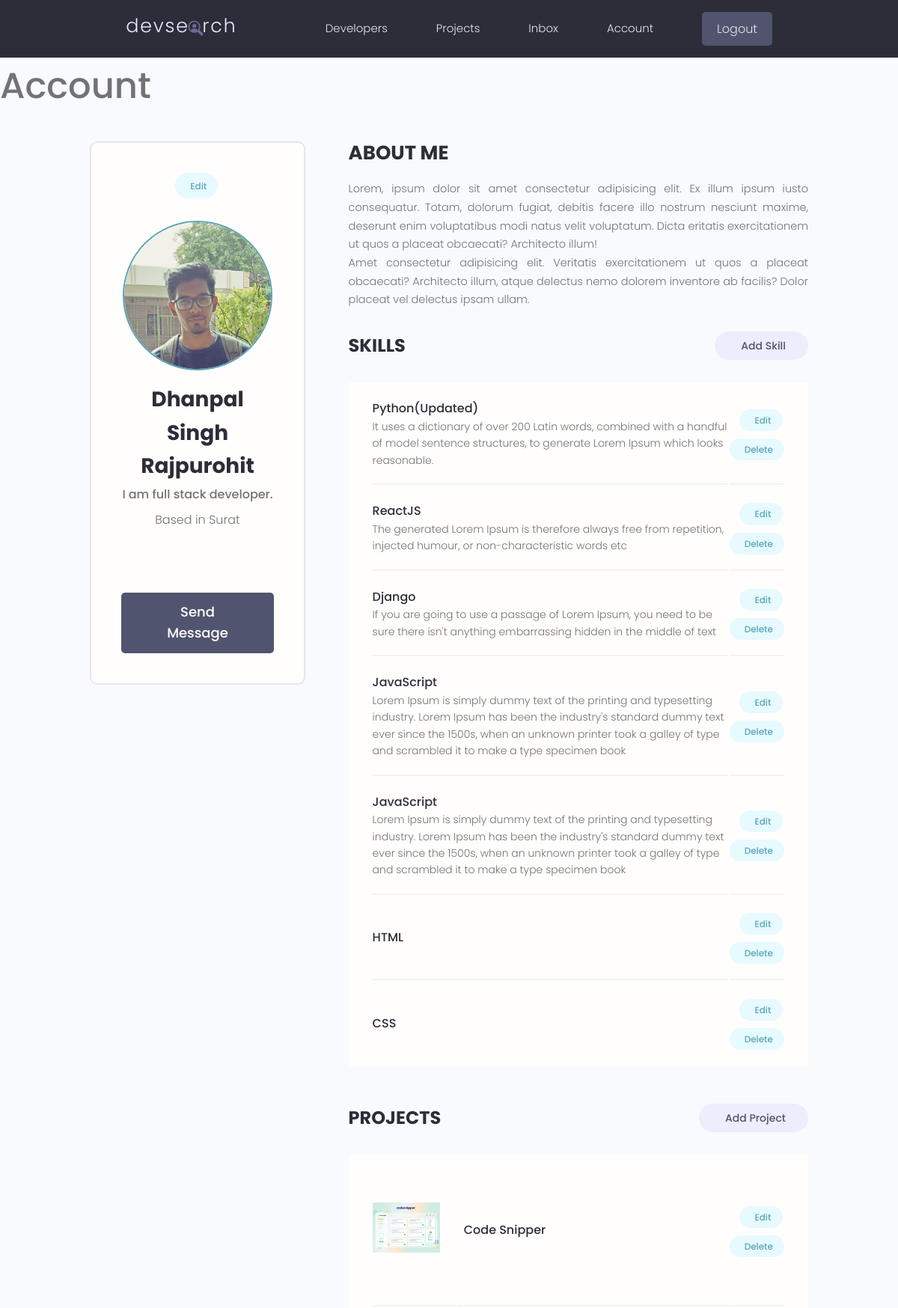
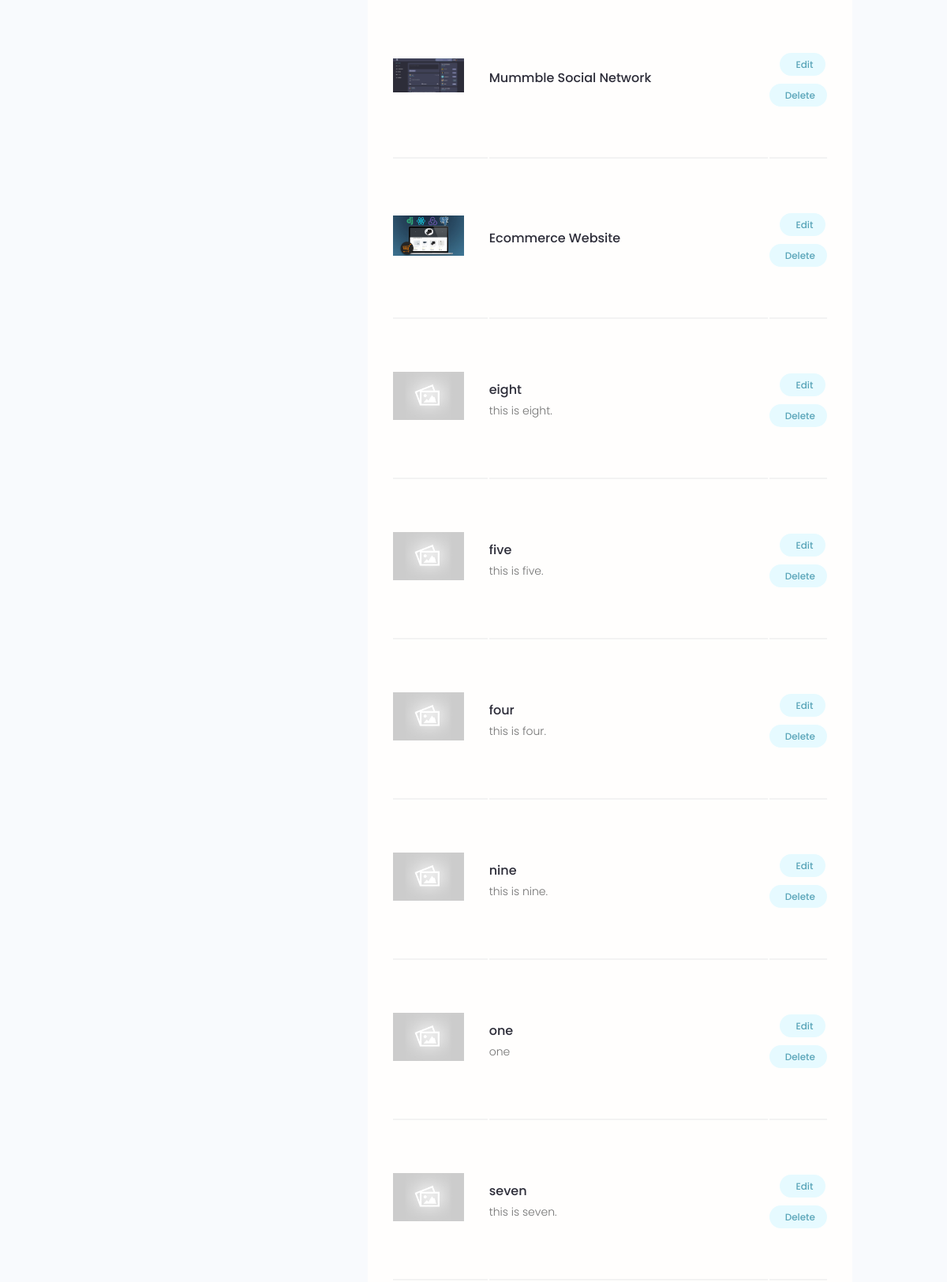
Page /users/account/ (signed in, upper part) on the committed database (2 pictures, top to bottom).
### users/models.py (models this page shows, shortened)
class Profile(models.Model):
    user = models.OneToOneField(User, on_delete=models.CASCADE, null=True, blank=True)
    name = models.CharField(max_length=200, blank=True, null=True)
    email = models.EmailField(max_length=500, blank=True, null=True)
    username = models.CharField(max_length=200, blank=True, null=True)
    location = models.CharField(max_length=200, blank=True, null=True)
    short_intro = models.CharField(max_length=200, blank=True, null=True)
    bio = models.TextField(blank=True,null=True)
    profile_image = models.ImageField(null=True,blank=True,upload_to='profiles/',default='profiles/user-default.png')
    social_github = models.CharField(max_length=200, blank=True, null=True)
    social_stackoverflow = models.CharField(max_length=200, blank=True, null=True)
    social_twitter = models.CharField(max_length=200, blank=True, null=True)
    social_linkedln = models.CharField(max_length=200, blank=True, null=True)
    social_youtube = models.CharField(max_length=200, blank=True, null=True)
    social_website = models.CharField(max_length=200, blank=True, null=True)
    created = models.DateTimeField(auto_now_add=True)
    id = models.UUIDField(default=uuid.uuid4, unique=True, primary_key=True,editable=False)

class Skill(models.Model):
    owner = models.ForeignKey(Profile, on_delete=models.CASCADE, null=True)
    name = models.CharField(max_length=200, blank=True, null=True)
    description = models.TextField(null=True, blank=True)
    created = models.DateTimeField(auto_now_add=True)
    id = models.UUIDField(default=uuid.uuid4, unique=True, primary_key=True, editable=False)

### projects/models.py (models this page shows, shortened)
class Project(models.Model):
    owner = models.ForeignKey(Profile,null=True, blank=True,on_delete=models.SET_NULL)
    title = models.CharField(max_length=200)
    description = models.TextField(null=True, blank=True )
    featured_image = models.ImageField(null=True, blank=True, default="default.jpg")
    demo_link = models.CharField(max_length=2000, null=True, blank=True)
    source_link = models.CharField(max_length=2000, null=True, blank=True)
    tags = models.ManyToManyField('Tag',blank=True)
    vote_total = models.IntegerField(default=0, null=True, blank=True)
    vote_ratio = models.IntegerField(default=0, null=True, blank=True)
    created = models.DateTimeField(auto_now_add=True)
    id = models.UUIDField(default=uuid.uuid4,  unique=True, primary_key=True, editable=False)
    class Meta:
        ordering = ['-vote_ratio', '-vote_total','title']

### users/views.py (the view)
# urls.py: path('account/', views.userAccount, name='account'),
@login_required(login_url='login')
def userAccount(request):
    profile = request.user.profile
    skills = profile.skill_set.all()
    project = profile.project_set.all()
    context = {'profile': profile, "skills": skills,'projects':project}
    return render(request, 'users/account.html', context)

### users/templates/users/account.html (shortened to what this page needs)
{% extends 'main.html' %}
{% block content %}
<h1>Account</h1>
  <main class="settingsPage profile my-md">
    <div class="container">
      <div class="layout">
        <div class="column column--1of3">
          <div class="card text-center">
            <div class="card__body dev">
              <a class="tag tag--pill tag--main settings__btn" href="{% url 'edit-account' %}"> Edit</a>
              <img class="avatar avatar--xl" src="{{profile.profile_image.url}}" />
              <h2 class="dev__name">{{profile.name}}</h2>
              <p class="dev__title">{{profile.short_intro}}</p>
              <p class="dev__location">Based in {{profile.location}}</p>
              <ul class="dev__social">
              </ul>
              <a href="#" class="btn btn--sub btn--lg">Send Message </a>
            </div>
          </div>
        </div>
        <div class="column column--2of3">
          <div class="devInfo">
            <h3 class="devInfo__title">About Me</h3>
            <p class="devInfo__about">
              Lorem, ipsum dolor sit amet consectetur adipisicing elit. Ex illum ipsum iusto consequatur. Totam,
              dolorum fugiat, debitis facere illo nostrum nesciunt maxime, deserunt enim voluptatibus modi natus velit
              voluptatum. Dicta eritatis exercitationem ut quos a placeat obcaecati? Architecto illum!
              <br />
              Amet consectetur adipisicing elit. Veritatis exercitationem ut quos a placeat obcaecati? Architecto
              illum, atque delectus nemo dolorem inventore ab facilis? Dolor placeat vel delectus ipsam ullam.
            </p>
          </div>
          <div class="settings">
            <h3 class="settings__title">Skills</h3>
            <a class="tag tag--pill tag--sub settings__btn tag--lg" href="{% url 'create-skill' %}"> Add Skill</a>
          </div>
          <table class="settings__table">
            {% for skill in skills %}
            <tr>
              <td class="settings__tableInfo">
                <h4>{{skill.name}}</h4>
                <p>
                  {{skill.description}}
                </p>
              </td>
              <td class="settings__tableActions">
                <a class="tag tag--pill tag--main settings__btn" href="{% url 'update-skill' skill.id %}"> Edit</a>
                <a class="tag tag--pill tag--main settings__btn" href="{% url 'delete-skill' skill.id %}?next=/users/account/">
                  Delete</a>
              </td>
            </tr>
            {% endfor %}
            </table>
          <div class="settings">
            <h3 class="settings__title">Projects</h3>
            <a class="tag tag--pill tag--sub settings__btn tag--lg" href="{% url 'create-project' %}"> Add Project</a>
          </div>
          <table class="settings__table">
            {% for  project in projects %}
            <tr>
              <td class="settings__thumbnail">
                <a href="{% url 'project' project.id %}"><img src="{{project.featured_image.url}}" alt="Project Thumbnail" /></a>
              </td>
              <td class="settings__tableInfo">
                <a href="{% url 'project' project.id %}">{{project.title}}</a>
                <p>
                  {{project.description}}
                </p>
              </td>
              <td class="settings__tableActions">
                <a class="tag tag--pill tag--main settings__btn" href="{% url 'update-project' project.id %}"> Edit</a>
                <a class="tag tag--pill tag--main settings__btn" href="{% url 'delete-project' project.id %}?next=/users/account/">
                  Delete</a>
              </td>
            </tr>
            {% endfor %}
          </table>
        </div>
      </div>
    </div>
  </main>
{% endblock content %}

### static/style/app.css (style rules this page uses)
:root { --color-sub: #2d2d39; }
.btn--sub { background-color: var(--color-sub-light); }
.card { border: 2px solid var(--color-light); }
img { width: 100%; }
.profile .card > .dev { padding: 4rem; }
.dev__name { color: var(--color-sub); font-size: 2.8rem; font-weight: 700; margin-top: 1rem; margin-bottom: 0.5rem; }
.dev__title { font-size: 1.6rem; font-weight: 500; line-height: 1.3; }
.dev__location { margin-top: 1rem; }
.dev__social { margin: 3rem 0; list-style: none; display: flex; justify-content: center; gap: 1.5rem; }
.devInfo { margin-bottom: 3rem; }
.devInfo__title, .devInfo__subtitle { font-size: 2.6rem; color: var(--color-sub); text-transform: uppercase; font-weight: 700; margin-bottom: 1.5rem; }
.devInfo__about, .devSkill__info { font-size: 1.45rem; line-height: 1.7; text-align: justify; }
.settingsPage .dev > .settings__btn { display: inline-block; margin-bottom: 3rem; }
.settings { display: flex; justify-content: space-between; align-items: center; }
.settings__title { font-size: 2.4rem; text-transform: uppercase; font-weight: 700; color: var(--color-sub); }
.settings__table { margin-top: 3rem; margin-bottom: 5rem; padding: 0 3rem; background: var(--color-white); }
.settings__table tr { width: 100%; }
.settings__table tr > td { padding: 2rem 0; }
.settings__table tr:not(:last-child) td { border-bottom: 2px solid var(--color-white-light); }
.settings__thumbnail { width: 23%; min-width: 10rem; }
.settings__thumbnail img { padding-right: 3rem; height: 15rem; object-fit: contain; }
.settings__tableInfo { width: 100%; }
.settings__tableInfo h4, .settings__tableInfo a { padding-right: 1rem; width: auto; font-size: 1.6rem; font-weight: 500; color: var(--color-sub); }
.settings__tableInfo p { font-size: 1.4rem; }
.settings__tableActions { text-align: right; }

### static/uikit/styles/modules/_variables.css (style rules this page uses)
:root { --color-main: #5aa5b9; --color-main-light: #e6faff; --color-sub: #3f4156; --color-sub-light: #51546e; --color-sub-lighter: #ededfd; --color-text: #737373; --color-gray: #8b8b8b; --color-light: #e5e7eb; --color-light-gray: #767676; --color-bg: #f8fafd; --color-white: #fffefd; --color-white-light: #f3f3f3; --color-success: #359e64; --color-success-bg: #def8e8; --color-error: #fc4b0b; --color-error-bg: #fff2ee; --font-base: 'Poppins', arial, helvetica, 'Segoe UI', roboto, ubuntu, sans-serif; --font-monospace: 'Fira Code', 'Courier New', courier, monospace; --font-regular: 300; --font-medium: 500; --font-bold: 700; --generic-shadow: 1px 1px 5px #00000010; --generic-transition: all 0.3s ease-in-out; }

### static/uikit/styles/modules/_base.css (style rules this page uses)
* { margin: 0; padding: 0; box-sizing: border-box; text-rendering: optimizeLegibility; color: inherit; font-size: inherit; }
html { font-size: 50%; }
@media only screen and (min-width: 480px) { html { font-size: 56.25%; } }
@media only screen and (min-width: 1200px) { html { font-size: 62.5%; } }
body { line-height: 1.6; font-weight: 400; font-size: 1.5rem; color: var(--color-text); background-color: var(--color-bg); min-height: 100vh; }

### static/uikit/styles/modules/_typography.css (style rules this page uses)
* { font-family: var(--font-base); }
h1 { font-size: 4.8rem; font-weight: var(--font-medium); }
h2 { font-size: 3.6rem; font-weight: var(--font-bold); }
h3 { font-size: 3.2rem; font-weight: var(--font-medium); }
h4 { font-size: 2.8rem; font-weight: var(--font-medium); }
p, span, strong { font-size: 1.6rem; color: var(--color-text); font-weight: var(--font-regular); }
a { padding-bottom: 2px; text-decoration: none; display: inline-block; color: var(--color-main); font-weight: var(--font-medium); }

### static/uikit/styles/modules/_utilities.css (style rules this page uses)
.container { width: 92%; max-width: 165rem; margin: 0 auto; box-sizing: border-box; }
@media screen and (min-width: 1000px) { .container { width: 90%; } }
@media screen and (min-width: 1200px) { .container { width: 80%; } }
.text-center { text-align: center; }
.my-md { margin: 3rem auto; }

### static/uikit/styles/modules/_avatar.css (style rules this page uses)
.avatar { border-radius: 50%; border: 2px solid var(--color-main); object-fit: cover; }
.avatar--xl { height: 20rem; width: 20rem; }

### static/uikit/styles/modules/_card.css (style rules this page uses)
.card { border-radius: 1rem; background-color: var(--color-white); border: 1.5px solid var(--color-light); width: auto; height: auto; margin-top: 0.5rem; margin-bottom: 0.5rem; overflow: hidden; }
.card__body, .card__header { padding: 2rem 2.5rem; }

### static/uikit/styles/modules/_layout.css (style rules this page uses)
.layout { display: flex; flex-flow: row wrap; justify-content: space-between; }
.layout > .column { margin-bottom: 3rem; }
.layout > .column.column--1of3 { flex-basis: 30%; }
.layout > .column.column--2of3 { flex-basis: 64%; }

### rows in the picture
Profile: profile_image (picture), name "Dhanpal Singh Rajpurohit", short_intro "I am full stack developer.", location "Surat"
Skill: name "Python(Updated)", description "It uses a dictionary of over 200 Latin words, combined with a handful of model sentence structures, to generate Lorem Ipsum which looks reasonable."
Skill: name "ReactJS", description "The generated Lorem Ipsum is therefore always free from repetition, injected humour, or non-characteristic words etc"
Skill: name "Django", description "If you are going to use a passage of Lorem Ipsum, you need to be sure there isn't anything embarrassing hidden in the middle of text"
Skill: name "JavaScript", description "Lorem Ipsum is simply dummy text of the printing and typesetting industry. Lorem Ipsum has been the industry's standard dummy text ever since the 1500s, when an unknown printer took a galley of type and scrambled it to make a type specimen book"
Skill: name "JavaScript", description "Lorem Ipsum is simply dummy text of the printing and typesetting industry. Lorem Ipsum has been the industry's standard dummy text ever since the 1500s, when an unknown printer took a galley of type and scrambled it to make a type specimen book"
Skill: name "HTML"
Skill: name "CSS"
Project: featured_image (picture), title "Code Snipper"
Project: featured_image (picture), title "Mummble Social Network"
Project: featured_image (picture), title "Ecommerce Website"
Project: featured_image (placeholder picture), title "eight", description "this is eight."
Project: featured_image (placeholder picture), title "five", description "this is five."
Project: featured_image (placeholder picture), title "four", description "this is four."
Project: featured_image (placeholder picture), title "nine", description "this is nine."
Project: featured_image (placeholder picture), title "one", description "one"
Project: featured_image (placeholder picture), title "seven", description "this is seven."
